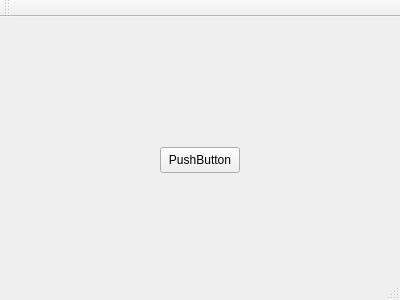
<?xml version="1.0" encoding="UTF-8"?>
<ui version="4.0">
 <class>MainWindow</class>
 <widget class="QMainWindow" name="MainWindow">
  <property name="geometry">
   <rect>
    <x>0</x>
    <y>0</y>
    <width>400</width>
    <height>300</height>
   </rect>
  </property>
  <property name="windowTitle">
   <string>MainWindow</string>
  </property>
  <widget class="QWidget" name="centralWidget">
   <widget class="QPushButton" name="pushButton">
    <property name="geometry">
     <rect>
      <x>160</x>
      <y>130</y>
      <width>80</width>
      <height>26</height>
     </rect>
    </property>
    <property name="text">
     <string>PushButton</string>
    </property>
   </widget>
   <widget class="QLabel" name="label">
    <property name="geometry">
     <rect>
      <x>160</x>
      <y>60</y>
      <width>59</width>
      <height>18</height>
     </rect>
    </property>
    <property name="text">
     <string/>
    </property>
   </widget>
  </widget>
  <widget class="QMenuBar" name="menuBar">
   <property name="geometry">
    <rect>
     <x>0</x>
     <y>0</y>
     <width>400</width>
     <height>23</height>
    </rect>
   </property>
  </widget>
  <widget class="QToolBar" name="mainToolBar">
   <attribute name="toolBarArea">
    <enum>TopToolBarArea</enum>
   </attribute>
   <attribute name="toolBarBreak">
    <bool>false</bool>
   </attribute>
  </widget>
  <widget class="QStatusBar" name="statusBar"/>
 </widget>
 <layoutdefault spacing="6" margin="11"/>
 <resources/>
 <connections/>
</ui>
